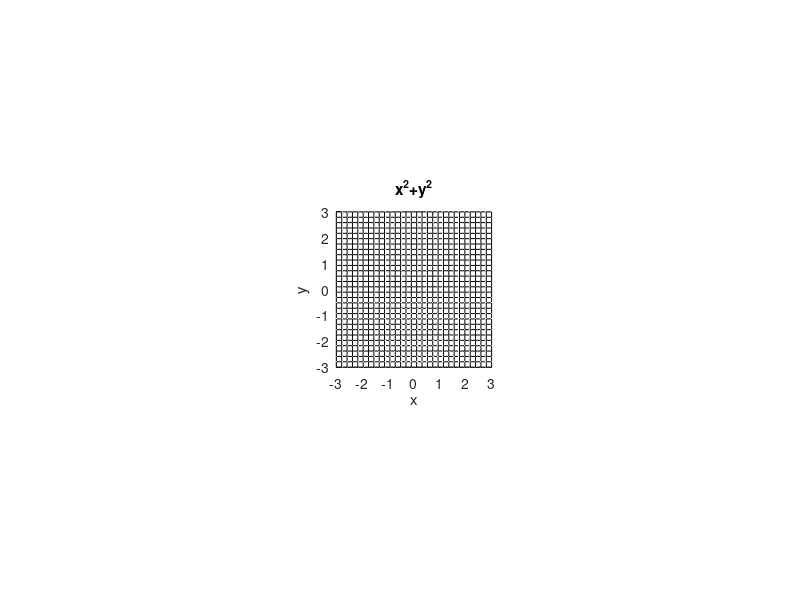

This chart was generated by the following MATLAB code:

%x^2+ y^2
%
figure;
x=linspace(-3,3,30);
y=x;
[xx,yy]=meshgrid(x,y);
z=xx.^2+yy.^2;
subplot(1,3,2);
axis([-3 3 -3 3 0 20]);
grid on;
xlabel('x'); ylabel('y'); %zlabel('f(x,y)');
hold on;
mesh(x,y,z);
colormap([0 0 0]);
%set(gca,'XTick',[0 2 4],'FontSize',16);
%set(gca,'YTick',[-1 1 3 ],'FontSize',16);
%set(gca,'ZTick',[ 0 0.2],'FontSize',16);
set(gca,'DataAspectRatio',[3 3 6]);
title('x^2+y^2');
rotate3d

